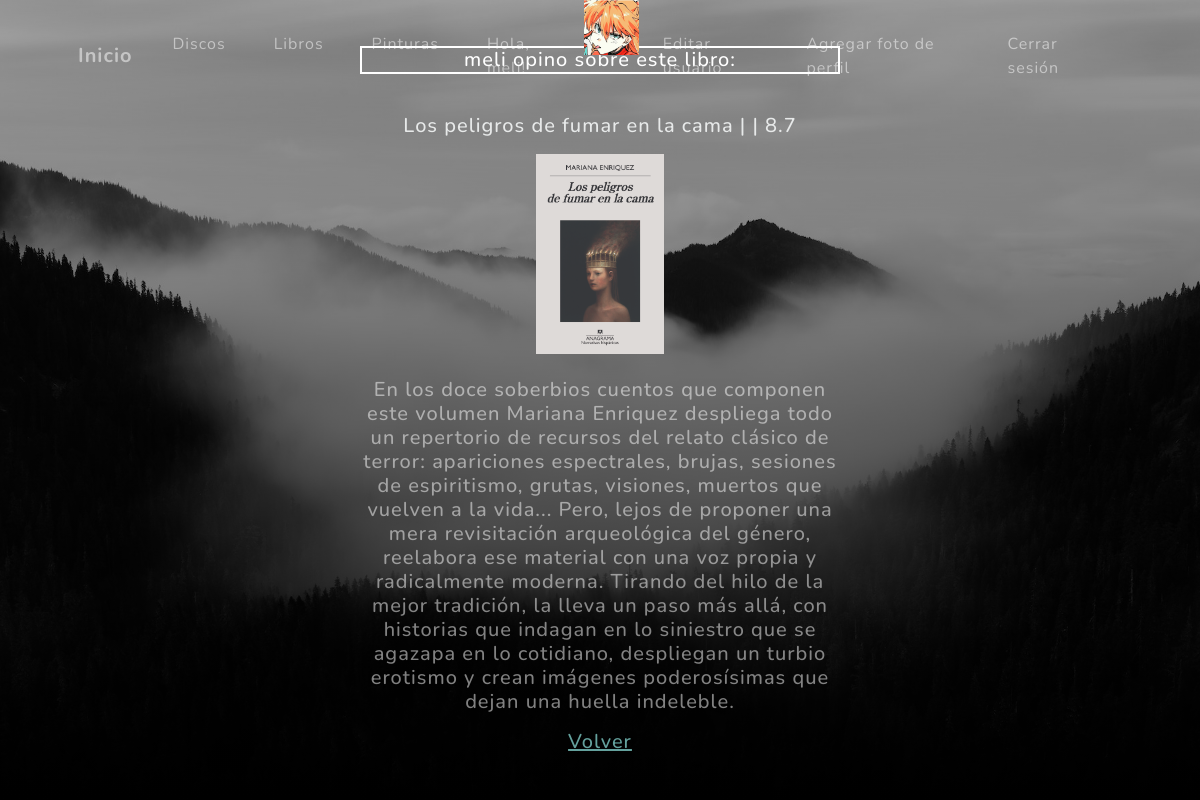
Page /detalleLibros/1 (signed in) on the committed database.
### AppArte/models.py (models this page shows, shortened)
class Avatar(models.Model):
    usuario= models.ForeignKey(User, on_delete=models.CASCADE)
    imagen= models.ImageField(upload_to="avatares", null=True, blank=True)

class Libros(models.Model):
    nombre=models.CharField(max_length=70)
    autor=models.CharField(max_length=70)
    año=models.IntegerField()
    genero=models.CharField(max_length=70)
    puntaje= models.FloatField()
    descripcion= models.TextField()
    usuarioBlog = models.ForeignKey(User, on_delete=models.CASCADE, blank=True, null=True)
    portada= models.ImageField(upload_to="libros/", null=True, blank=True)

### AppArte/views.py (the view)
# urls.py: path('detalleLibros/<int:pk>', detalleLibros.as_view(), name= 'detallelibros'),
class detalleLibros(DetailView):
    model= Libros
    success_url= "AppArte/verLibros/"
    fields = ["nombre", "autor", "año", "genero", "puntaje", "descripcion"]

### AppArte/templates/AppArte/libros_detail.html (shortened to what this page needs)
{% extends "AppArte/padre.html" %}
{% block descripcion %}
<p id="p1" style="color: white;"> {{libros.usuarioBlog}} opino sobre este libro: </p>
    <br>
    <p style="color: rgb(231, 233, 233);">{{libros.nombre}} | {{libros.artista}} | {{libros.puntaje}}</p>
    {% if libros.portada %}
    <img src="{{libros.portada.url}}" alt="No hay imágen" style="max-width: 200px ; max-height: 200px;">
    {% endif %}
    <p> <br>{{libros.descripcion}} </p>
    <a href="{% url 'listalibros' %}"> Volver </a>
{% endblock %}

### AppArte/templates/AppArte/padre.html (shortened to what this page needs)
<!DOCTYPE html>
<html lang="en">
    <head>
        {% load static %}
        <link href="{% static 'AppArte/css/styles.css' %}" rel="stylesheet" />
    </head>
    <body id="page-top">
        <nav class="navbar navbar-expand-lg navbar-light fixed-top" id="mainNav">
            <div class="container px-4 px-lg-5">
                <a class="navbar-brand" href="{% url 'Inicio' %}">Inicio</a>
                <div class="collapse navbar-collapse" id="navbarResponsive">
                    <ul class="navbar-nav ms-auto">
                        <li class="nav-item"><a class="nav-link" href="{% url 'discos' %}">Discos</a></li>
                        <li class="nav-item"><a class="nav-link" href="{% url 'libros' %}">Libros</a></li>
                        <li class="nav-item"><a class="nav-link" href="{% url 'pinturas' %}">Pinturas</a></li>
                        {% if user.is_authenticated %}
                        <li class="nav-item"><a class="nav-link">Hola, {{user.username}}!</a></li>
                        {% with user.avatar_set.first as userAvatar %}
                            {% if userAvatar %}
                        <img src="{{userAvatar.imagen.url}}" alt="No hay imágen" style="max-width: 55px ; max-height: 55px;">
                            {% endif %}
                        {% endwith %}
                        <li class="nav-item"><a class="nav-link" href="{% url 'editaruser' %}">Editar usuario</a></li>
                        <li class="nav-item"><a class="nav-link" href="{% url 'avatar' %}">Agregar foto de perfil</a></li>
                        <li class="nav-item"><a class="nav-link" href="{% url 'logout' %}">Cerrar sesión</a></li>
                        {% endif %}
                    </ul>
                </div>
            </div>
        </nav>
        <header class="masthead">
            <div class="container px-4 px-lg-5 d-flex h-100 align-items-center justify-content-center">
                <div class="d-flex justify-content-center">
                    <div class="text-center">
                        <h2 class="text-white-50 mx-auto mt-5 mb-5">
                            {% block descripcion %}{% endblock %}
                        </h2>
                    </div>
                </div>
            </div>
        </header>
    </body>
</html>

### AppArte/templates/AppArte/libros_detail.html (style rules this page uses)
#p1 { border: 2px solid; }

### rows in the picture
Avatar: imagen (picture)
Libros: usuarioBlog "meli", nombre "Los peligros de fumar en la cama", puntaje "8.7", portada (picture), descripcion "En los doce soberbios cuentos que componen este volumen Mariana Enriquez despliega todo un repertorio de recursos del relato clásico de terror: apariciones espectrales, brujas, sesiones de espiritismo, grutas, visiones, muertos que vuelven a la vida... Pero, lejos de proponer una mera revisitación arqueológica del género, reelabora ese material con una voz propia y radicalmente moderna. Tirando del hilo de la mejor tradición, la lleva un paso más allá, con historias que indagan en lo siniestro que se agazapa en lo cotidiano, despliegan un turbio erotismo y crean imágenes poderosísimas que dejan una huella indeleble."

### other values in the picture
{{ user.username }} "meli"
